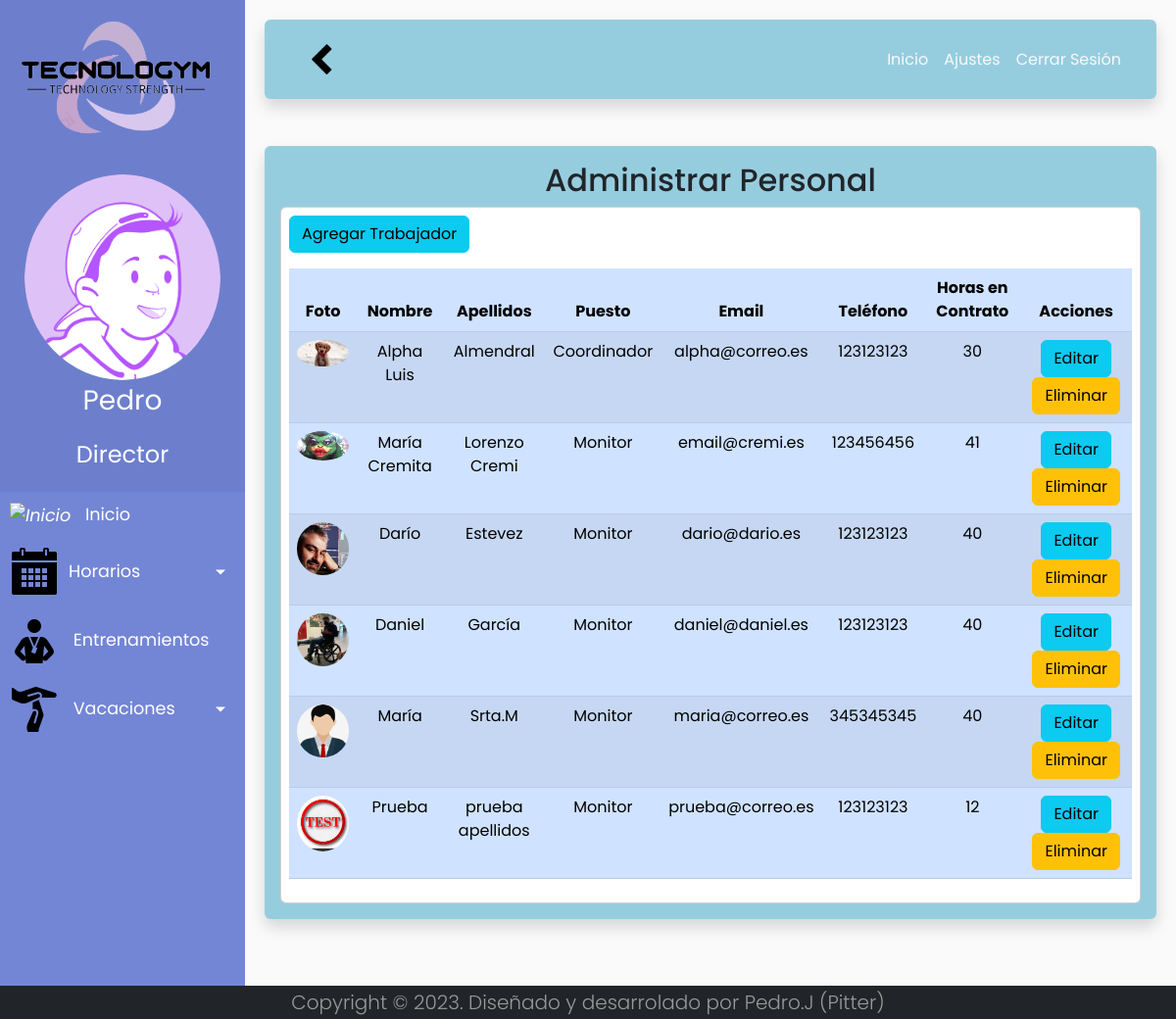
The app's page /c_Users/managePersonal (signed in) with its own data.
### tables this page shows
CREATE TABLE `person` (
  `id_person` int(11) NOT NULL,
  `name` varchar(70) NOT NULL,
  `lastname` varchar(70) NOT NULL,
  `user` varchar(70) DEFAULT NULL,
  `password` varchar(255) DEFAULT NULL,
  `email` varchar(70) NOT NULL,
  `phone` varchar(9) NOT NULL,
  `avatar` varchar(255) DEFAULT NULL
);

CREATE TABLE `type` (
  `id_type` int(11) NOT NULL,
  `role` varchar(70) NOT NULL COMMENT 'Director, Coordinator, Manager, Monitor'
);

CREATE TABLE `worker` (
  `id_worker` int(11) NOT NULL,
  `id_person` int(11) NOT NULL,
  `hours` int(11) NOT NULL DEFAULT 0
);

### config/core/Controller.php (called while the page is built, shortened)
<?php
abstract class Controller
{
    protected function loadView($view, $params = array())
    {
        return new View($view, $params);
    }
    protected function loadModel($model)
    {
        if (is_file(ROOT . PATH_MODELS . $model . ".php")) {
            return new $model();
        } else {
            throw new Exception("Error, model does not exist");
        }
    }
}
?>

### app/controllers/c_Users.php (called while the page is built, shortened)
<?php
class c_Users extends Controller
{
    private $m_users;
    public function __construct()
    {
        $this->m_users = $this->loadModel("m_Users");
    }
    public function managePersonal()
    {
        $datos["workers"] = $this->m_users->showWorkers();
        $contenido = "v_ManagePersonal";
        $this->loadView($contenido, $datos);
    }
}
?>

### config/core/Model.php (called while the page is built, shortened)
<?php
class Model
{
    private $host = DB_HOST;
    private $user = DB_USER;
    private $pass = DB_PASS;
    private $dbname = DB_NAME;
    private $dbh;
    private $stmt;
    function __construct()
    {
        $dsn = 'mysql:host=' . $this->host . ';dbname=' . $this->dbname;
        $options = array(
            PDO::ATTR_PERSISTENT => true,
            PDO::ATTR_ERRMODE => PDO::ERRMODE_EXCEPTION,
            PDO::MYSQL_ATTR_INIT_COMMAND => 'SET NAMES utf8'
        );
        try {
            $this->dbh = new PDO($dsn, $this->user, $this->pass, $options);
        } catch (PDOException $e) {
            $this->error = $e->getMessage();
        }
    }
    public function consult($query)
    {
        $this->stmt = $this->dbh->prepare($query);
    }
    public function launch()
    {
        return $this->stmt->execute();
    }
    public function result()
    {
        $this->launch();
        return $this->stmt->fetchAll(PDO::FETCH_ASSOC);
    }
}
?>

### app/models/m_Users.php (called while the page is built, shortened)
<?php
class m_Users extends Model
{
    public function showWorkers()
    {
        $snt = " SELECT * FROM person
        INNER JOIN worker ON person.id_person=worker.id_person
        INNER JOIN worker_type ON worker_type.id_worker=worker.id_worker
        INNER JOIN type ON type.id_type=worker_type.id_type
        WHERE role != 'Director'";
        $this->consult($snt);
        return $this->result();
    }
}

### app/views/v_ManagePersonal.php (the view)
<div class="row-6 fondo-2 shadow p-3 mb-5 rounded">
    <h2 class="text-center">Administrar Personal</h2>
    <div class="card">
        <div class="table-responsive-sm m-2">
            <a class="btn btn-info" href="<?= BASE_URL ?>c_PersonalTraining/addPersonalTraining" role="button">Agregar Trabajador</a>
        </div>
        <div class="table-responsive-sm m-2">
            <table class="table table-primary table-striped table-hover">
                <thead>
                    <tr class="text-center">
                        <th scope="col">Foto</th>
                        <th scope="col">Nombre</th>
                        <th scope="col">Apellidos</th>
                        <th scope="col">Puesto</th>
                        <th scope="col">Email</th>
                        <th scope="col">Teléfono</th>
                        <th scope="col">Horas en Contrato</th>
                        <th scope="col">Acciones</th>
                    </tr>
                </thead>
                <tbody>
                    <?php foreach ($workers as $worker) : ?>
                        <tr class="text-center">
                            <td scope="row">
                                <?php
                                if (isset($worker['avatar'])) {
                                    echo '<img class="img-fluid rounded-circle" src="' . BASE_URL . IMG_URL . $worker['avatar'] . '" width="200" alt="Brand-Tecnologym">';
                                } else {
                                    echo '<img class="img-fluid rounded-circle" src="' . BASE_URL . 'app\assets\img\icons\avatar_person.jpg" width="200" alt="Brand-Tecnologym">';
                                }
                                ?>
                            </td>
                            <td><?= $worker['name'] ?></td>
                            <td><?= $worker['lastname'] ?></td>
                            <td><?= $worker['role'] ?></td>
                            <td><?= $worker['email'] ?></td>
                            <td><?= $worker['phone'] ?></td>
                            <td><?= $worker['hours'] ?></td>
                            <td>
                                <a name="updateWorker" class="btn btn-info" href="<?= BASE_URL . 'c_Users/updateWorkers/' . $worker['id_worker'] ?>" type="button">Editar</a>
                                <a name="deleteWorker" class="btn btn-warning" href="<?= BASE_URL . 'c_Users/deletePerson/' . $worker['id_person']?> " role="button">Eliminar</a>
                            </td>
                        </tr>
                    <?php endforeach ?>
                </tbody>
            </table>
        </div>
    </div>
</div>

### app/views/css/v_index.css (style rules this page uses)
body { font-family: "Poppins", sans-serif; background: #fafafa; }
a, a:hover, a:focus { color: inherit; text-decoration: none; transition: all 0.3s; }
.fondo-2 { background-color: #289bbe7a; }

### records on screen
person: avatar (picture), name "Alpha Luis", lastname "Almendral", type.role "Coordinador", email "alpha@correo.es", phone "123123123", worker.hours "30"
person: avatar (picture), name "María Cremita", lastname "Lorenzo Cremi", type.role "Monitor", email "email@cremi.es", phone "123456456", worker.hours "41"
person: avatar (picture), name "Darío", lastname "Estevez", type.role "Monitor", email "dario@dario.es", phone "123123123", worker.hours "40"
person: avatar (picture), name "Daniel", lastname "García", type.role "Monitor", email "daniel@daniel.es", phone "123123123", worker.hours "40"
person: name "María", lastname "Srta.M", type.role "Monitor", email "maria@correo.es", phone "345345345", worker.hours "40"
person: avatar (picture), name "Prueba", lastname "prueba apellidos", type.role "Monitor", email "prueba@correo.es", phone "123123123", worker.hours "12"

### other values on screen
$_SESSION['session']['name'] "Pedro"
$_SESSION['session']['role'] "Director"
